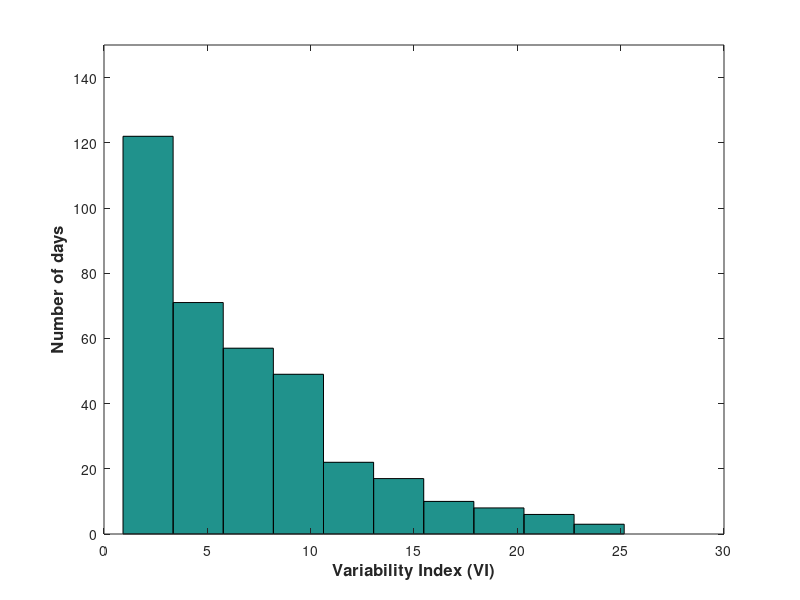
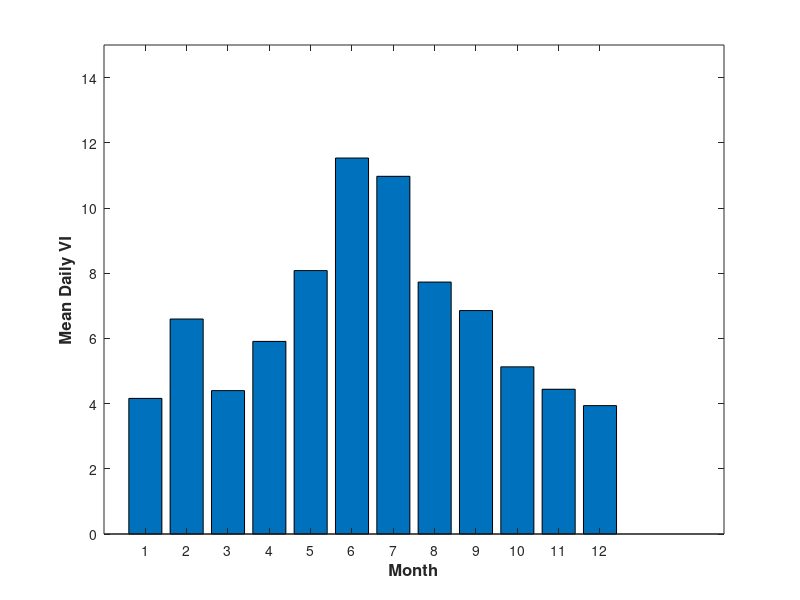

Write the MATLAB code that produced these figures, in order.
load Solar_Constants.mat
MTH_LN(1,1:12) = [31,28,31,30,31,30,31,31,30,31,30,31];
BIN = zeros(1,12);
i = 1;
j = 1;
k = 1;
SUM = 0;
figure(1);
hist(Solar_Constants(:,4));
xlabel('Variability Index (VI)','FontSize',12,'FontWeight','bold');
ylabel('Number of days','FontSize',12,'FontWeight','bold');
%title('Feeder Power Flows','FontSize',12,'FontWeight','bold');
axis([0 30 0 150]);

while i < 13
    if j < MTH_LN(1,i)+1
        SUM = SUM + Solar_Constants(k,4);
        j = j + 1;
        k = k + 1;
    elseif j > MTH_LN(1,i)
        %New month:
        BIN(1,i) = SUM/MTH_LN(1,i);
        j = 1;
        i = i + 1;
        SUM = 0;
    end
end
    
figure(2);
bar(BIN);
xlabel('Month','FontSize',12,'FontWeight','bold');
ylabel('Mean Daily VI','FontSize',12,'FontWeight','bold');
%title('Feeder Power Flows','FontSize',12,'FontWeight','bold');
axis([0 15 0 15]);

    
